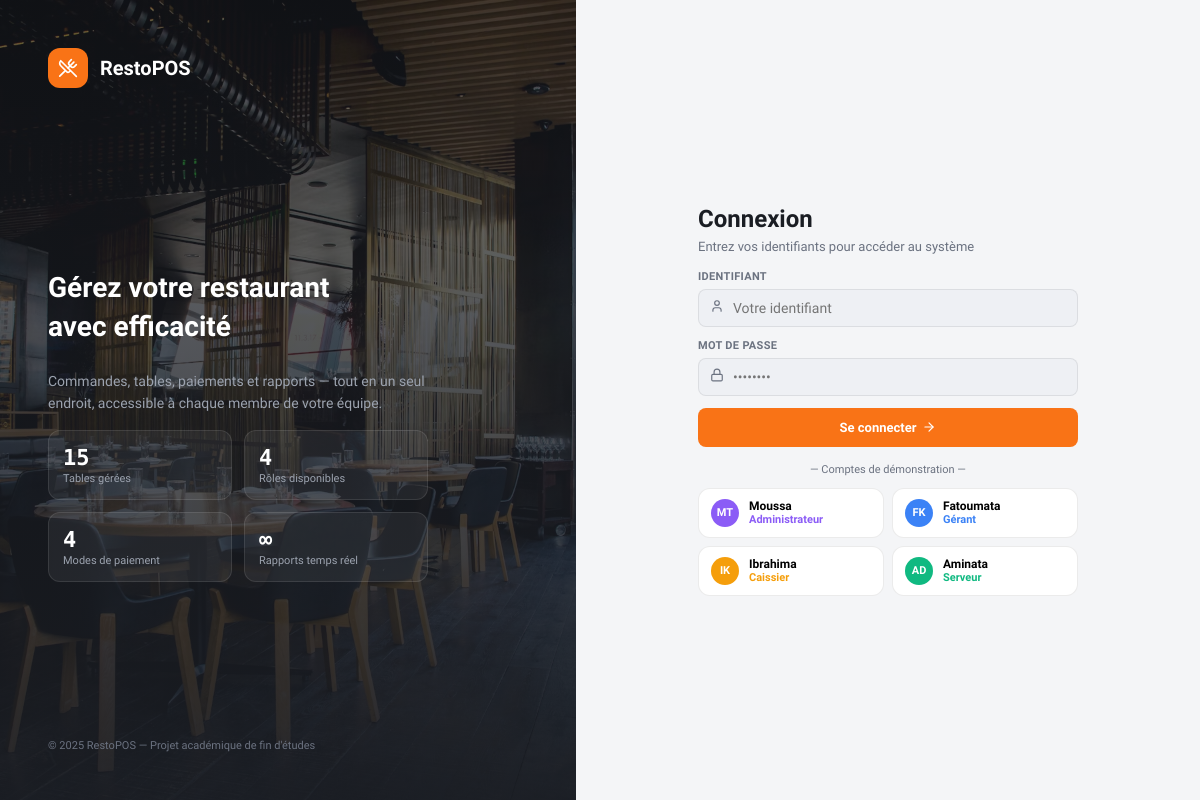
The page /login.php on the database its author committed.
### tables this page shows
CREATE TABLE utilisateur (
    id_utilisateur INT UNSIGNED AUTO_INCREMENT PRIMARY KEY,
    nom VARCHAR(100) NOT NULL,
    login VARCHAR(50) NOT NULL UNIQUE,
    mot_passe VARCHAR(255) NOT NULL,
    email VARCHAR(150) NULL,
    initiales VARCHAR(10) NULL,
    actif TINYINT(1) NOT NULL DEFAULT 1,
    derniere_connexion DATETIME NULL,
    id_role INT UNSIGNED NOT NULL,
    CONSTRAINT fk_utilisateur_role FOREIGN KEY (id_role) REFERENCES role(id_role)
);

CREATE TABLE role (
    id_role INT UNSIGNED AUTO_INCREMENT PRIMARY KEY,
    libelle VARCHAR(50) NOT NULL UNIQUE,
    couleur_fond VARCHAR(20) NOT NULL,
    couleur_texte VARCHAR(20) NOT NULL,
    couleur VARCHAR(20) NOT NULL
);

### login.php (the view, shortened to what this page needs)
<?php require __DIR__ . '/includes/data.php';
?>
<!DOCTYPE html>
<html lang="fr">
<head>
  <link rel="stylesheet" href="assets/css/01-variables.css">
  <link rel="stylesheet" href="assets/css/02-base.css">
  <link rel="stylesheet" href="assets/css/04-components.css">
  <link rel="stylesheet" href="assets/css/06-login.css">
  <link rel="stylesheet" href="assets/css/07-utilities.css">
</head>
<body>
  <div class="login-shell">
    <div class="login-visual" style="background-image:url('assets/images/restaurant-bg.avif');">
      <div class="flex gap-3" style="align-items:center;">
        <div class="logo-badge" style="width:40px;height:40px;border-radius:12px;background:var(--accent);display:flex;align-items:center;justify-content:center;">
          <?= icon('utensils-crossed', 20, 'color:#fff;') ?>
        </div>
        <span style="font-size:20px;font-weight:700;">RestoPOS</span>
      </div>
      <div>
        <h2 style="font-size:28px;font-weight:700;line-height:1.4;">Gérez votre restaurant<br>avec efficacité</h2>
        <p style="color:#9ca3af;max-width:380px;font-size:14px;line-height:1.6;">Commandes, tables, paiements et rapports — tout en un seul endroit, accessible à chaque membre de votre équipe.</p>
        <div class="grid grid-2 mt-4" style="max-width:380px;">
          <?php
          $stats = [['label' => 'Tables gérées', 'value' => '15'], ['label' => 'Rôles disponibles', 'value' => '4'], ['label' => 'Modes de paiement', 'value' => '4'], ['label' => 'Rapports temps réel', 'value' => '∞']];
          foreach ($stats as $s): ?>
            <div style="background:rgba(255,255,255,.06);border:1px solid rgba(255,255,255,.1);border-radius:12px;padding:14px;">
              <p class="mono" style="font-size:22px;font-weight:700;margin:0;"><?= $s['value'] ?></p>
              <p style="font-size:11px;color:#9ca3af;margin:2px 0 0;"><?= $s['label'] ?></p>
            </div>
          <?php endforeach; ?>
        </div>
      </div>
      <div style="font-size:11px;color:#6b7280;">© 2025 RestoPOS — Projet académique de fin d'études</div>
    </div>
    <div class="login-form-side">
      <div class="login-box">
        <div class="mb-4">
          <h1 style="font-size:24px;font-weight:700;margin:0;">Connexion</h1>
          <p class="text-muted text-sm mt-2" style="margin:6px 0 0;">Entrez vos identifiants pour accéder au système</p>
        </div>
        <form method="post" action="login.php">
          <div class="mb-3">
            <label class="field-label">Identifiant</label>
            <div style="position:relative;">
              <span style="position:absolute;left:12px;top:50%;transform:translateY(-50%);color:var(--muted-foreground);"><?= icon('user', 14) ?></span>
              <input type="text" name="login" placeholder="Votre identifiant" required class="field-input" style="padding-left:34px;" value="<?= htmlspecialchars($_POST['login'] ?? '') ?>">
            </div>
          </div>
          <div class="mb-3">
            <label class="field-label">Mot de passe</label>
            <div style="position:relative;">
              <span style="position:absolute;left:12px;top:50%;transform:translateY(-50%);color:var(--muted-foreground);"><?= icon('lock', 14) ?></span>
              <input type="password" name="password" placeholder="••••••••" required class="field-input" style="padding-left:34px;">
            </div>
          </div>
          <button type="submit" class="btn btn-accent" style="width:100%;justify-content:center;padding:12px;">
            Se connecter <?= icon('arrow-right', 14) ?>
          </button>
        </form>
        <div class="mt-4">
          <p class="text-xs text-muted" style="text-align:center;margin-bottom:10px;">— Comptes de démonstration —</p>
          <div class="demo-accounts">
            <?php foreach ($demoAccounts as $acc): $rc = $roleConfig[$acc['role']]; ?>
              <button type="button" class="demo-btn" onclick="document.querySelector('[name=login]').value='<?= $acc['login'] ?>'; document.querySelector('[name=password]').value='<?= $acc['password'] ?>';">
                <span class="avatar" style="background:<?= $rc['color'] ?>;"><?= $acc['initials'] ?></span>
                <span>
                  <p style="font-size:12px;font-weight:600;margin:0;"><?= explode(' ', $acc['name'])[0] ?></p>
                  <p style="font-size:11px;font-weight:600;margin:0;color:<?= $rc['color'] ?>;"><?= $acc['role'] ?></p>
                </span>
              </button>
            <?php endforeach; ?>
          </div>
        </div>
      </div>
    </div>
  </div>
</body>
</html>

### includes/data.php (shortened to what this page needs)
<?php
require_once __DIR__ . '/config.php';
$roleConfig = [
    'Administrateur' => ['bg' => '#ede9fe', 'text' => '#7c3aed', 'color' => '#8b5cf6'],
    'Gérant'         => ['bg' => '#dbeafe', 'text' => '#1d4ed8', 'color' => '#3b82f6'],
    'Caissier'       => ['bg' => '#fef3c7', 'text' => '#b45309', 'color' => '#f59e0b'],
    'Serveur'        => ['bg' => '#d1fae5', 'text' => '#047857', 'color' => '#10b981'],
];
if (isset($pdo)) {
    try {
        $stmtRoles = $pdo->query('SELECT id_role, libelle, couleur_fond, couleur_texte, couleur FROM role ORDER BY id_role');
        foreach ($stmtRoles->fetchAll(PDO::FETCH_ASSOC) as $row) {
            $roleConfig[$row['libelle']] = [
                'bg' => $row['couleur_fond'] ?: '#f3f4f6',
                'text' => $row['couleur_texte'] ?: '#111827',
                'color' => $row['couleur'] ?: '#111827',
            ];
        }
    } catch (PDOException $e) {
    }
    try {
        $stmtDemo = $pdo->query("SELECT u.id_utilisateur, u.nom, u.login, r.libelle AS role, u.initiales FROM utilisateur u JOIN role r ON r.id_role = u.id_role ORDER BY u.id_utilisateur LIMIT 4");
        $demoAccounts = [];
        $defaultPasswords = ['admin' => 'admin123', 'gerant' => 'gerant123', 'caissier' => 'caissier123', 'serveur' => 'serveur123'];
        foreach ($stmtDemo->fetchAll(PDO::FETCH_ASSOC) as $row) {
            $demoAccounts[] = [
                'id' => (int)$row['id_utilisateur'],
                'role' => $row['role'],
                'login' => $row['login'],
                'password' => $defaultPasswords[$row['login']] ?? '123456',
                'name' => $row['nom'],
                'initials' => $row['initiales'],
            ];
        }
    } catch (PDOException $e) {
        $demoAccounts = [];
    }
}
function icon($name, $size = 14, $extra = '') {
    return '<i data-lucide="' . htmlspecialchars($name) . '" style="width:' . $size . 'px;height:' . $size . 'px;' . $extra . '"></i>';
}

### assets/css/01-variables.css (style rules this page uses)
:root { --font-size: 15px; --background: #f4f5f7; --foreground: #1a1d23; --card: #ffffff; --card-foreground: #1a1d23; --primary: #1a1d23; --primary-foreground: #ffffff; --secondary: #eef0f4; --secondary-foreground: #1a1d23; --muted: #eef0f4; --muted-foreground: #6b7280; --accent: #f97316; --accent-foreground: #ffffff; --destructive: #ef4444; --border: rgba(0, 0, 0, 0.08); --input-background: #f4f5f7; --radius: 0.75rem; --sidebar: #1a1d23; --sidebar-foreground: #e5e7eb; --sidebar-border: rgba(255, 255, 255, 0.07); }

### assets/css/02-base.css (style rules this page uses)
* { box-sizing: border-box; }
body { margin: 0; background: var(--background); color: var(--foreground); font-family: 'Plus Jakarta Sans', sans-serif; font-size: var(--font-size); }
.mono { font-family: 'DM Mono', monospace; }
button { font-family: inherit; cursor: pointer; }
input, select, textarea { font-family: inherit; }

### assets/css/04-components.css (style rules this page uses)
.grid { display: grid; gap: 12px; }
.grid-2 { grid-template-columns: repeat(2, 1fr); }
.btn { display: inline-flex; align-items: center; gap: 6px; padding: 9px 16px; border-radius: 8px; font-size: 13px; font-weight: 600; border: none; }
.btn-accent { background: var(--accent); color: #fff; }
.field-label { font-size: 11px; font-weight: 600; color: var(--muted-foreground); display: block; margin-bottom: 6px; text-transform: uppercase; letter-spacing: .03em; }
.field-input { width: 100%; padding: 10px 12px; font-size: 14px; background: var(--muted); border: 1px solid var(--border); border-radius: 8px; outline: none; }

### assets/css/06-login.css (style rules this page uses)
.login-shell { min-height: 100vh; display: flex; }
.login-visual { width: 48%; position: relative; background: #1a1d23; color: #fff; display: flex; flex-direction: column; justify-content: space-between; padding: 48px; background-size: cover; background-position: center; }
.login-visual::after { content: ''; position: absolute; inset: 0; background: linear-gradient(to top, rgba(26, 29, 35, .95), rgba(26, 29, 35, .6)); }
.login-visual>* { position: relative; z-index: 1; }
.login-form-side { flex: 1; display: flex; align-items: center; justify-content: center; padding: 48px 24px; }
.login-box { width: 100%; max-width: 380px; }
.demo-accounts { display: grid; grid-template-columns: 1fr 1fr; gap: 8px; margin-top: 12px; }
.demo-btn { display: flex; align-items: center; gap: 10px; padding: 10px 12px; background: var(--card); border: 1px solid var(--border); border-radius: 12px; text-align: left; }
.demo-btn .avatar { width: 28px; height: 28px; border-radius: 50%; display: flex; align-items: center; justify-content: center; color: #fff; font-size: 11px; font-weight: 700; flex-shrink: 0; }

### assets/css/07-utilities.css (style rules this page uses)
.flex { display: flex; }
.gap-3 { gap: 12px; }
.mt-2 { margin-top: 8px; }
.mt-4 { margin-top: 16px; }
.mb-3 { margin-bottom: 12px; }
.mb-4 { margin-bottom: 16px; }
.text-muted { color: var(--muted-foreground); }
.text-xs { font-size: 11px; }
.text-sm { font-size: 13px; }

### rows shown on the page
utilisateur: initiales "MT", nom "Moussa", id_role.libelle "Administrateur"
utilisateur: initiales "FK", nom "Fatoumata", id_role.libelle "Gérant"
utilisateur: initiales "IK", nom "Ibrahima", id_role.libelle "Caissier"
utilisateur: initiales "AD", nom "Aminata", id_role.libelle "Serveur"

### other values the page prints
$s['value'] "15"
$s['label'] "Tables gérées"
$s['value'] "4"
$s['label'] "Rôles disponibles"
$s['label'] "Modes de paiement"
$s['value'] "∞"
$s['label'] "Rapports temps réel"
